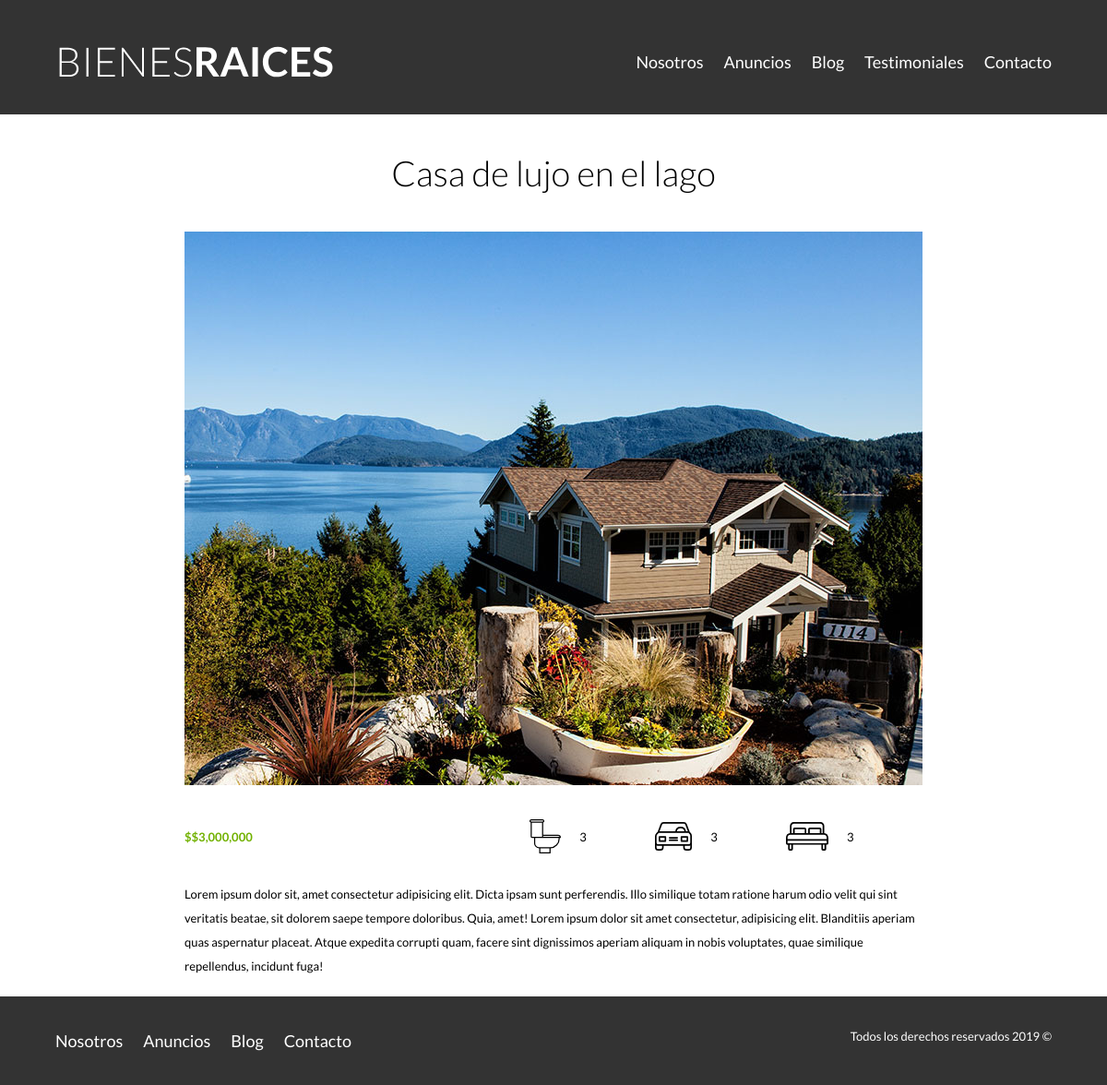
The app's page /anuncio.php?id=1 with its own data.
### tables this page shows
CREATE TABLE `propiedades` (
  `id_Propiedad` int(11) NOT NULL,
  `nombre` varchar(50) NOT NULL,
  `precio` varchar(20) NOT NULL,
  `eslogan` varchar(100) NOT NULL,
  `descripcion` text NOT NULL,
  `recamaras` tinyint(3) UNSIGNED NOT NULL,
  `banios` tinyint(3) UNSIGNED NOT NULL,
  `cajones` tinyint(3) UNSIGNED NOT NULL,
  `imagen` varchar(50) NOT NULL
);

### anuncio.php (the view, shortened to what this page needs)
<?php
include_once "header.php";
include_once "includes/funciones/bd_conexion.php";
$id = $_GET['id'];
?>
    <?php
        $sql = "SELECT * FROM propiedades WHERE id_propiedad = $id";
        $resultado = $conn->query($sql);
        $propiedad = $resultado->fetch_assoc();
    ?>
    <h1 class="fw300 centrar-texto"><?php echo $propiedad['nombre'] ?></h1>
    <img src="img/<?php echo $propiedad['imagen'] ?>" alt="Imagen anuncio">
    <main class="contenedor seccion contenido-centrado">
        <div class="resumen-propiedad">
            <p class="precio">$<?php echo $propiedad['precio'] ?></p>
            <ul class="icono-caracteristicas">
                <li>
                    <img src="img/icono_wc.svg" alt="icono wc">
                    <p><?php echo $propiedad['banios'] ?></p>
                </li>
                <li>
                    <img src="img/icono_estacionamiento.svg" alt="icono estacionamiento">
                    <p><?php echo $propiedad['cajones'] ?></p>
                </li>
                <li>
                    <img src="img/icono_dormitorio.svg" alt="icono dormitorio">
                    <p><?php echo $propiedad['recamaras'] ?></p>
                </li>
            </ul>
        </div>
        <p><?php echo $propiedad['descripcion'] ?>
        </p>
    </main>
    <?php
        include_once "footer.php"
    ?>
</html>

### css/styles.css (style rules this page uses)
html { box-sizing: border-box; font-size: 62.5%; }
*, *:before, *:after { box-sizing: inherit; }
body { font-family: 'Lato', sans-serif; line-height: 2; }
img { max-width: 100%; display: block; margin: auto; }
.contenedor { width: 90%; max-width: 120rem; margin: 0 auto; }
h1 { font-size: 3.8rem; }
p { font-size: 1.3rem; }
.seccion { margin-top: 2rem; margin-bottom: 2rem; }
.fw300 { font-weight: 300; }
.centrar-texto { text-align: center; }
.contenido-centrado { max-width: 80rem; }
.precio { color: #71b100; font-weight: 700; }
.icono-caracteristicas { list-style: none; padding: 0; display: flex; justify-content: space-evenly; flex: 1; max-width: 500px; }
.icono-caracteristicas li { display: flex; }
.icono-caracteristicas li img { margin-right: 2rem; }
.resumen-propiedad { display: flex; justify-content: space-between; align-items: center; }

### records on screen
propiedades: nombre "Casa de lujo en el lago", imagen (picture), precio "$3,000,000", banios "3", cajones "3", recamaras "3", descripcion "Lorem ipsum dolor sit, amet consectetur adipisicing elit. Dicta ipsam sunt perferendis. Illo similique totam ratione harum odio velit qui sint veritatis beatae, sit dolorem saepe tempore doloribus. Quia, amet! Lorem ipsum dolor sit amet consectetur, adipisicing elit. Blanditiis aperiam quas aspernatur placeat. Atque expedita corrupti quam, facere sint dignissimos aperiam aliquam in nobis voluptates, quae similique repellendus, incidunt fuga!"
